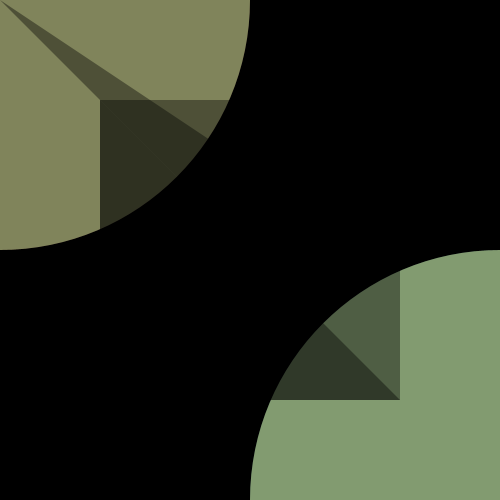
Frame 1 (no input)
Frame 60 (the mouse pressed at the canvas centre just before this capture): identical to frame 1, image omitted
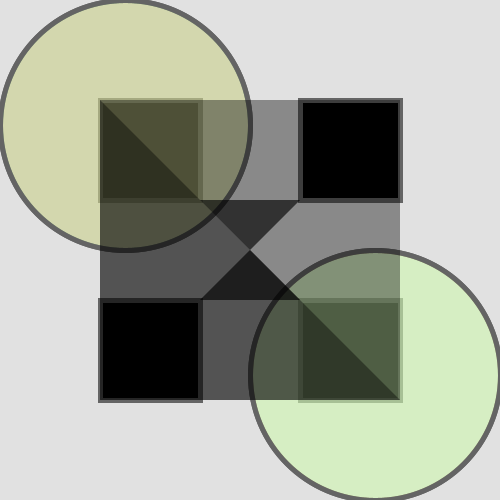
Frame 120 (the mouse held since frame 60 and released just before this capture)

The Processing sketch that drew these frames (run headless with seeded random() and noise(); from frame 60 on, the mouse is pressed at the canvas centre):

// Processing sketch: processing_164443
// ── processing_164443.pde

void setup() {
size(500, 500);
noStroke();
}
void draw() {
  background(0);
  float normX = mouseX/float(width);
  float normY = mouseY/float(height);
  float triX = mouseX/2;
  float triY = mouseY/2;
  
  if (mousePressed == true) {
  background(225);
  triX = triY*2;
  normX = normY;
  stroke(100);
  strokeWeight(5);
  }
  
  if (((mouseX >= 100) && (mouseX <= 200)) && 
     ((mouseY >= 100) && (mouseY <= 200))) {
    fill(127,230,250,250);
  } else if (((mouseX >= 300) && (mouseX <= 400)) && 
     ((mouseY >= 100) && (mouseY <= 200))) {
    fill(255,133,133,250); 
  } else if (((mouseX >= 100) && (mouseX <= 200)) && 
     ((mouseY >= 300) && (mouseY <= 400))) {
    fill(170,255,150,250);
  } else if (((mouseX >= 300) && (mouseX <= 400)) && 
     ((mouseY >= 300) && (mouseY <= 400))) {
    fill(255,255,133,250);
  } else {
    fill(0);
  }

rect(100,100,100,100);
rect(300,100,100,100);
rect(100,300,100,100);
rect(300,300,100,100);

fill(127,230,250,100);
ellipse(width-(pow(normX,2)*width),height-(pow(normY,2)*height),width-mouseX,width-mouseX);
fill(255,133,133,100);
ellipse(pow(normX,2)*width,pow(normY,2)*height,width-mouseX,width-mouseX);
fill(170,255,150,100);
ellipse(pow(normX,2)*width,pow(normY,2)*height,height-mouseY,height-mouseY);
fill(255,255,133,100);
ellipse(width-(pow(normX,2)*width),height-(pow(normY,2)*height),height-mouseY,height-mouseY);

fill(0,100);
noStroke();
beginShape(TRIANGLE_STRIP); 
//vertex(triX,triY);
//vertex(triY,triX);
vertex(250,250);
vertex(100,400);
vertex(400,400);
endShape(CLOSE);

beginShape(QUAD_STRIP); 
vertex(mouseX,mouseY);
vertex(mouseY,mouseX);
//vertex(triX,triY);
//vertex(triY,triX);
vertex(200,200);
vertex(300,200);
vertex(300,300);
vertex(200,300);
vertex(100,100);
vertex(100,400);
vertex(400,100);
vertex(400,400);
vertex(250,250);
endShape(CLOSE);


}
